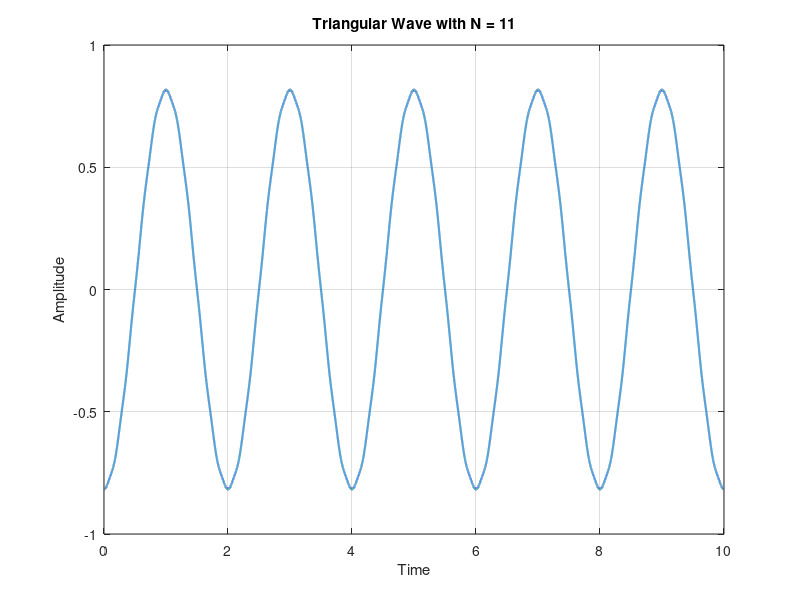

Here is the MATLAB script that generated this plot:
%{
    Generate a triangular wave with N=11 
%}

clc 
close

t = 0:0.0001:10;

x = (-8/(pi^2))*exp(1i*(2*pi*0.5*t));

for k = 1:2:11;
    y = (-8/(k^2*pi^2))*exp(1i*(2*pi*0.5*k*t));
    s = x + y;
end

plot(t, real(s), 'linewidth', 1.5);
title('Triangular Wave with N = 11');
xlabel('Time');
ylabel('Amplitude');
grid;
